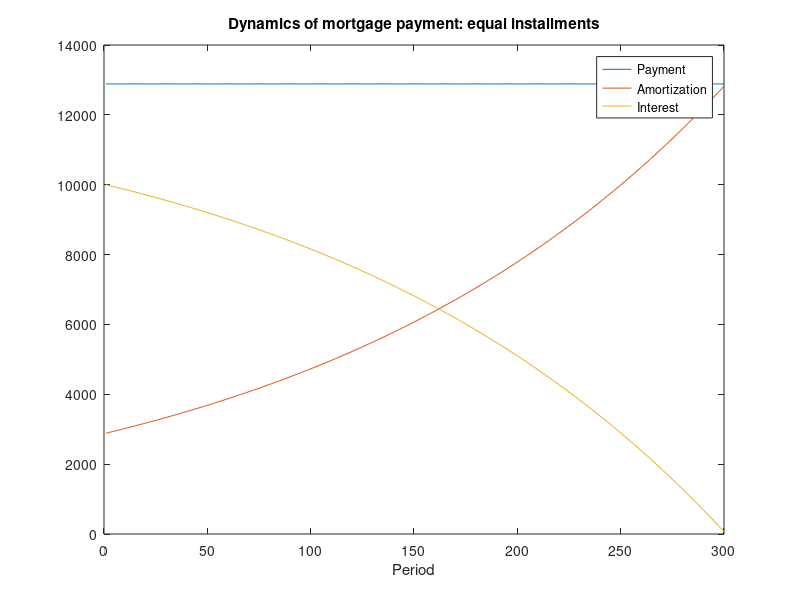

The MATLAB script that drew this image: (Note: this script raises an error after producing the figure.)
% Class Demo for mortgage payments analysis
% Yunting Liu 

clear all 
close all

P=2e6; % Mortgage Principal 2 Million
r=6/100; % APR 6%
T=25;  % Time to maturity 25 years
periods=T*12; % Number of months 
rm=r/12;   % Monthly interest rate = APR/12

%% Consider the Equal Installment Payments Options

C=P*rm*(1+rm)^(periods)/((1+rm)^periods-1); % C is the payment every month

% Initilize the interest payment vector
interests=zeros(1,periods);
balance=zeros(1,periods);


interests(1)=P*rm; balance(1)=P-(C-P*rm);

% Calculate the interest and balance of the dmortgage using a for loop
for i=2:periods
       interests(i)=balance(i-1)*rm;
       balance(i)=balance(i-1)-(C-interests(i));
end


% amorotization is the part paying back principals 

amor=C*ones(1,periods)-interests;

payments=C*ones(1,periods);

plot(payments); % Show the split between interests and amortization
hold on
plot(amor);
hold on
plot(interests);
legend('Payment', 'Amortization','Interest');
xlabel('Period');
title('Dynamics of mortgage payment: equal installments')

%% NPV Project Valuation

% Calculate the Net Present Value of  Initializing Mortgages

% First Verify the claim that the present value of [C,C,C,C,.....]
% discounted by rm is the principal P

discountrate=1*rm;
npv1=P-mdiscount(payments,discountrate)

% When discount rate is higher than rm, the NPV is positive 

discountrate=2*rm;
npv2=P-mdiscount(payments,discountrate)


